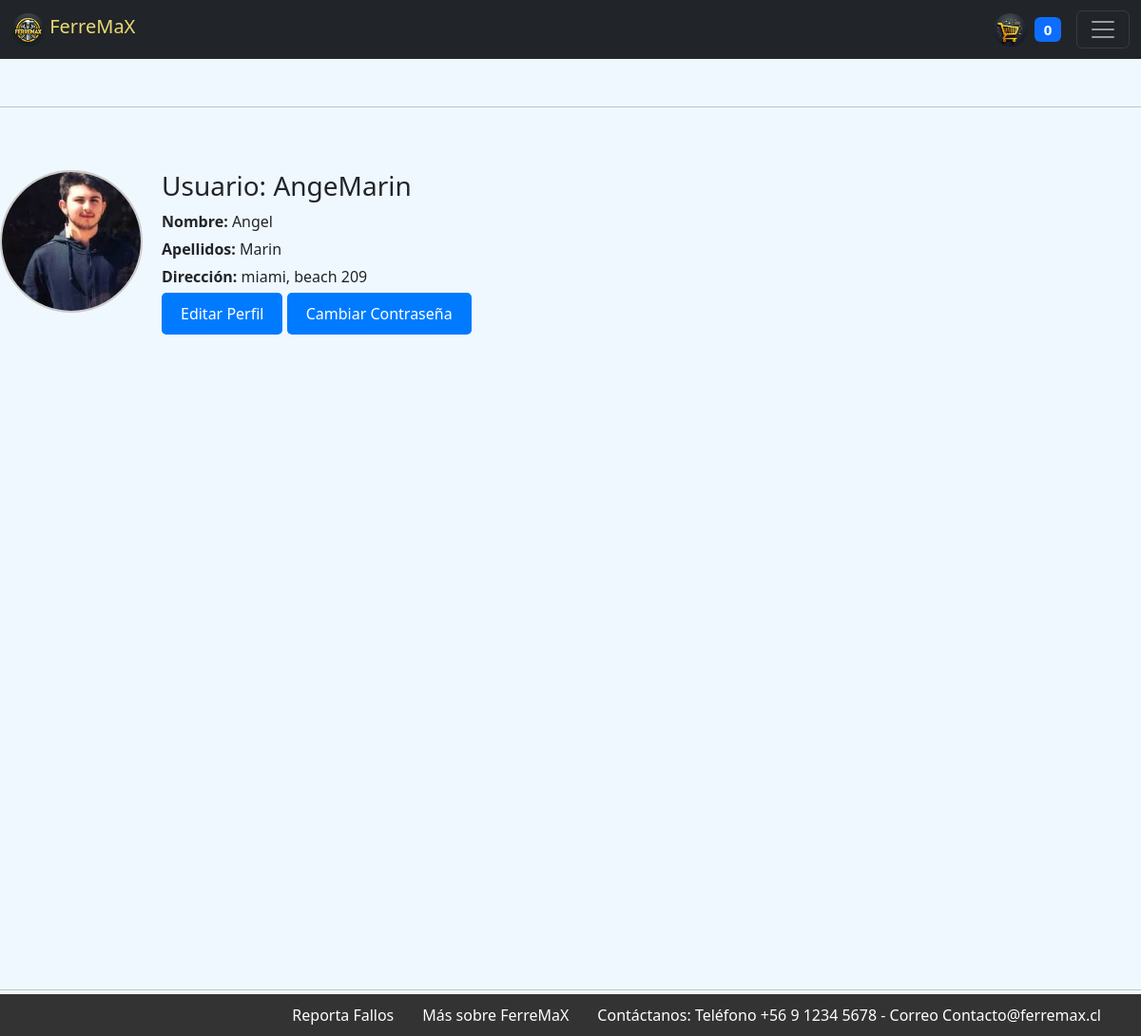
The page /perfil/ (signed in) on the database its author committed.
### app/models.py (models this page shows, shortened)
class User(AbstractUser):
    TIPO_DE_CUENTA_CHOICES = [
        ('administrador', 'Administrador'),
        ('cliente', 'Cliente'),
        ('trabajador', 'Trabajador'),
    ]
    nombre = models.CharField(max_length=100)
    apellidos = models.CharField(max_length=100)
    tipo_de_cuenta = models.CharField(max_length=20, choices=TIPO_DE_CUENTA_CHOICES)
    direccion = models.CharField(max_length=255, blank=True, null=True)
    imagen_perfil = models.ImageField(upload_to='imagenes_perfil/', blank=True, null=True)
    groups = models.ManyToManyField(Group, verbose_name=_('groups'), blank=True, related_name='custom_user_set')
    user_permissions = models.ManyToManyField(Permission, verbose_name=_('user permissions'), blank=True, related_name='custom_user_set')

### app/views.py (the view)
# urls.py: path('perfil/', perfil_usuario, name='perfil_usuario'),
@login_required
def perfil_usuario(request):
    usuario = request.user
    return render(request, 'app/perfil_usuario.html', {'usuario': usuario})

### app/context_processors.py (called while the page is built)
def zero_stock_notification(request):
    zero_stock_products = Post.objects.filter(stock=0).exists()
    return {'zero_stock_products': zero_stock_products}

def cart_count(request):
    cart_count = CartItem.objects.aggregate(total_quantity=models.Sum('quantity'))['total_quantity'] or 0
    return {'cart_count': cart_count}

### app/templates/app/perfil_usuario.html (shortened to what this page needs)
{% extends 'app/base.html' %}
{% block contenido %}
<br><br>
<br>
<hr>
<div class="profile-container">
    <div class="profile-image-container">
        {% if usuario.imagen_perfil %}
            <img src="{{ usuario.imagen_perfil.url }}" alt="Imagen de perfil" class="profile-image">
        {% else %}
            <div class="profile-placeholder">
                <span>Sin imagen</span>
            </div>
        {% endif %}
    </div>
    <div class="profile-details">
        <h3>Usuario: {{ usuario.username }}</h3>
        <p><strong>Nombre:</strong> {{ usuario.nombre }}</p>
        <p><strong>Apellidos:</strong> {{ usuario.apellidos }} </p>
        <p><strong>Dirección:</strong> {{ usuario.direccion }}</p>
        <a href="{% url 'editar_usuario' %}" class="btn btn-primary">Editar Perfil</a>
        <a href="{% url 'cambiar_contrasena' %}" class="btn btn-primary">Cambiar Contraseña</a>
    </div>
</div>
{% endblock %}

### app/templates/app/perfil_usuario.html (style rules this page uses)
body, html { height: 100%; margin: 0; }
.profile-container { display: flex; align-items: flex-start; justify-content: center; min-height: 100vh; padding-top: 50px; box-sizing: border-box; }
.profile-image-container { margin-right: 20px; }
.profile-image, .profile-placeholder { width: 150px; height: 150px; border-radius: 50%; object-fit: cover; display: flex; justify-content: center; align-items: center; border: 2px solid #ccc; background-color: #f0f0f0; }
.profile-details { flex: 1; }
.profile-details p { margin: 5px 0; }
.btn-primary { background-color: #007bff; border: none; padding: 10px 20px; color: white; text-decoration: none; border-radius: 5px; transition: background-color 0.3s ease; }

### rows shown on the page
User: imagen_perfil (picture), username "AngeMarin", nombre "Angel", apellidos "Marin", direccion "miami, beach 209"

### other values the page prints
{{ cart_count }} "0"
